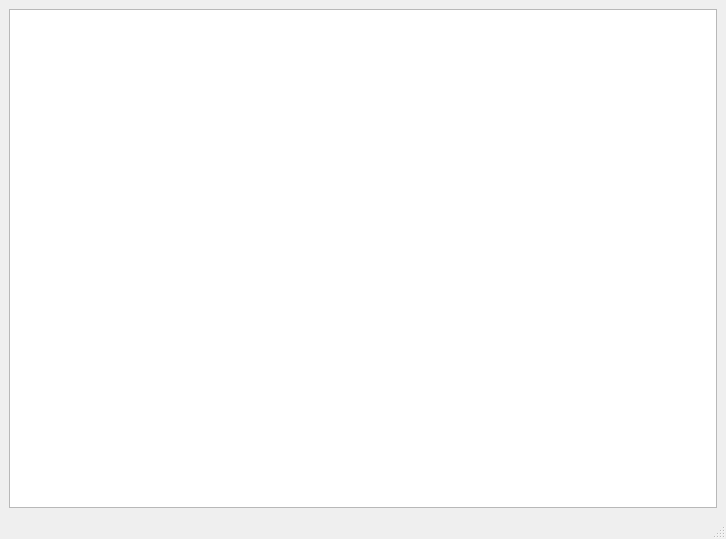
<?xml version="1.0" encoding="UTF-8"?>
<ui version="4.0">
 <class>MainWindow</class>
 <widget class="QMainWindow" name="MainWindow">
  <property name="geometry">
   <rect>
    <x>0</x>
    <y>0</y>
    <width>726</width>
    <height>539</height>
   </rect>
  </property>
  <property name="windowTitle">
   <string>MainWindow</string>
  </property>
  <widget class="QWidget" name="centralwidget">
   <property name="sizePolicy">
    <sizepolicy hsizetype="Preferred" vsizetype="Preferred">
     <horstretch>0</horstretch>
     <verstretch>0</verstretch>
    </sizepolicy>
   </property>
   <property name="minimumSize">
    <size>
     <width>640</width>
     <height>480</height>
    </size>
   </property>
   <layout class="QHBoxLayout" name="horizontalLayout">
    <item>
     <widget class="QGraphicsView" name="graphicsView">
      <property name="sizePolicy">
       <sizepolicy hsizetype="Preferred" vsizetype="Preferred">
        <horstretch>0</horstretch>
        <verstretch>0</verstretch>
       </sizepolicy>
      </property>
      <property name="minimumSize">
       <size>
        <width>0</width>
        <height>0</height>
       </size>
      </property>
     </widget>
    </item>
   </layout>
  </widget>
  <widget class="QMenuBar" name="menubar">
   <property name="geometry">
    <rect>
     <x>0</x>
     <y>0</y>
     <width>726</width>
     <height>21</height>
    </rect>
   </property>
  </widget>
  <widget class="QStatusBar" name="statusbar"/>
 </widget>
 <resources/>
 <connections/>
</ui>
